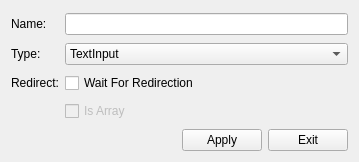
<?xml version="1.0" encoding="UTF-8"?>
<ui version="4.0">
 <class>EditElement</class>
 <widget class="QWidget" name="EditElement">
  <property name="geometry">
   <rect>
    <x>0</x>
    <y>0</y>
    <width>359</width>
    <height>162</height>
   </rect>
  </property>
  <property name="windowTitle">
   <string>EditElement</string>
  </property>
  <layout class="QHBoxLayout" name="horizontalLayout">
   <item>
    <layout class="QVBoxLayout" name="verticalLayout">
     <item>
      <layout class="QHBoxLayout" name="horizontalLayout_3">
       <item>
        <spacer name="verticalSpacer">
         <property name="orientation">
          <enum>Qt::Vertical</enum>
         </property>
         <property name="sizeHint" stdset="0">
          <size>
           <width>0</width>
           <height>40</height>
          </size>
         </property>
        </spacer>
       </item>
       <item>
        <layout class="QGridLayout" name="gridLayout">
         <item row="1" column="0">
          <widget class="QLabel" name="label_2">
           <property name="text">
            <string>Type:</string>
           </property>
          </widget>
         </item>
         <item row="0" column="1">
          <widget class="QLineEdit" name="name"/>
         </item>
         <item row="2" column="0">
          <widget class="QLabel" name="label_3">
           <property name="text">
            <string>Redirect:</string>
           </property>
          </widget>
         </item>
         <item row="1" column="1">
          <widget class="QComboBox" name="type">
           <item>
            <property name="text">
             <string>TextInput</string>
            </property>
           </item>
           <item>
            <property name="text">
             <string>Readable</string>
            </property>
           </item>
           <item>
            <property name="text">
             <string>Clickable</string>
            </property>
           </item>
          </widget>
         </item>
         <item row="0" column="0">
          <widget class="QLabel" name="label">
           <property name="text">
            <string>Name:</string>
           </property>
          </widget>
         </item>
         <item row="2" column="1">
          <widget class="QCheckBox" name="redirect">
           <property name="text">
            <string>Wait For Redirection</string>
           </property>
          </widget>
         </item>
         <item row="3" column="1">
          <widget class="QCheckBox" name="is_array">
           <property name="enabled">
            <bool>false</bool>
           </property>
           <property name="text">
            <string>Is Array</string>
           </property>
           <property name="checkable">
            <bool>true</bool>
           </property>
          </widget>
         </item>
        </layout>
       </item>
      </layout>
     </item>
     <item>
      <layout class="QHBoxLayout" name="horizontalLayout_2">
       <item>
        <spacer name="horizontalSpacer">
         <property name="orientation">
          <enum>Qt::Horizontal</enum>
         </property>
         <property name="sizeHint" stdset="0">
          <size>
           <width>40</width>
           <height>20</height>
          </size>
         </property>
        </spacer>
       </item>
       <item>
        <widget class="QPushButton" name="apply">
         <property name="text">
          <string>Apply</string>
         </property>
        </widget>
       </item>
       <item>
        <widget class="QPushButton" name="exit">
         <property name="text">
          <string>Exit</string>
         </property>
        </widget>
       </item>
      </layout>
     </item>
    </layout>
   </item>
  </layout>
 </widget>
 <layoutdefault spacing="6" margin="11"/>
 <resources/>
 <connections/>
</ui>
